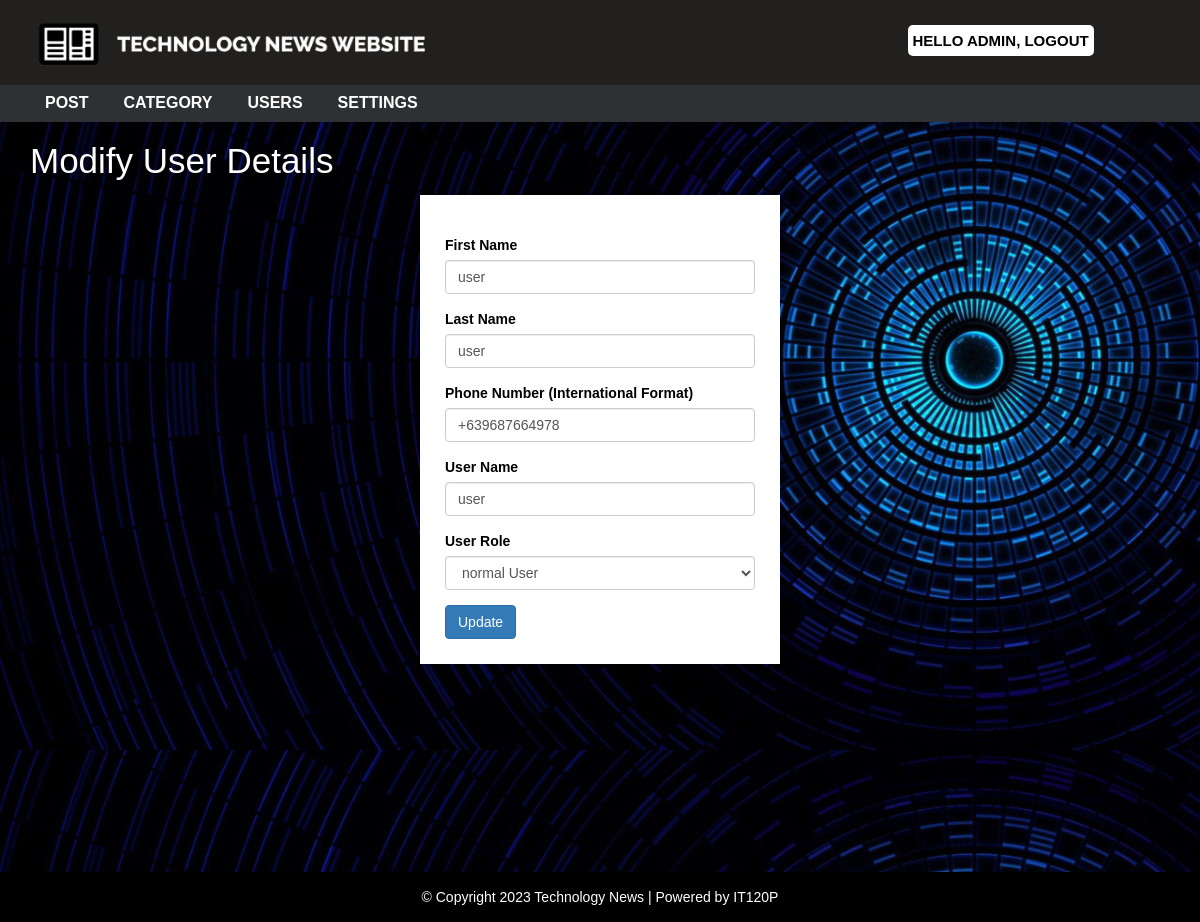
/technews/admin/update-user.php?id=56 (signed in), run on the app's committed database.
### tables this page shows
CREATE TABLE `user` (
  `user_id` int(10) UNSIGNED NOT NULL,
  `first_name` mediumtext NOT NULL,
  `last_name` mediumtext NOT NULL,
  `username` mediumtext DEFAULT NULL,
  `password` mediumtext DEFAULT NULL,
  `phone_number` mediumtext NOT NULL,
  `role` int(11) NOT NULL
);

CREATE TABLE `settings` (
  `id` int(11) NOT NULL,
  `websitename` text NOT NULL,
  `logo` text NOT NULL,
  `footerdesc` text NOT NULL
);

### technews/admin/update-user.php (the view, shortened to what this page needs)
<?php
include "../config.php";
include "header.php";
?>
  <div id="admin-content">
      <div class="container">
          <div class="row">
              <div class="col-md-12">
                  <h1 class="admin-heading">Modify User Details</h1>
              </div>
              <div class="col-md-offset-4 col-md-4">
                <?php
                $user_id=$_GET["id"];
                $sql="SELECT * FROM user WHERE user_id= {$user_id}";
                $result=mysqli_query($conn,$sql) or die("Query failed ");
                if(mysqli_num_rows($result) > 0 ){
                  while($row=mysqli_fetch_assoc($result)){
                 ?>
                  <form  action="<?php $_SERVER["PHP_SELF"]; ?>" method ="POST">
                          <div class="form-group">
                          <label>First Name</label>
                          <input type="text" name="fname" class="form-control" value="<?php echo $row["first_name"]; ?>" placeholder="" required>
                      </div>
                      <div class="form-group">
                          <label>Last Name</label>
                          <input type="text" name="lname" class="form-control" value="<?php echo $row["last_name"]; ?>" placeholder="" required>
                      </div>
                      <div class="form-group">
                          <label>Phone Number (International Format)</label>
                          <input type="tel" name="phone" pattern="^\+(?:[0-9] ?){6,14}[0-9]$" class="form-control" placeholder="+123456789012" value="<?php echo $row["phone_number"]; ?>" required>
                      </div>
                      <div class="form-group">
                          <label>User Name</label>
                          <input type="text" name="username" class="form-control" value="<?php echo $row["username"]; ?>" placeholder="" required>
                      </div>
                      <div class="form-group">
                          <label>User Role</label>
                          <select class="form-control" name="role">
                            <?php
                            if($row["role"]==1){
                           echo "<option value='0'>normal User</option>
                                <option value='1' selected>Admin</option>";
                            }else{
                          echo  "<option value='0' selected >normal User</option>
                                <option value='1' >Admin</option>";
                            }?>
                          </select>
                      </div>
                      <input type="submit" name="submit" class="btn btn-primary" value="Update" required />
                  </form>
                  <?php
                 }
              }
              ?>
              </div>
          </div>
      </div>
  </div>
<?php
  include "../footer.php";
?>

### technews/footer.php
<div id ="footer">
    <div class="container">
        <div class="row">
            <div class="col-md-12">
              <?php
                $sql = "SELECT * FROM settings";
                $result = mysqli_query($conn, $sql) or die("Query Failed.");
                if(mysqli_num_rows($result) > 0){
                  while($row = mysqli_fetch_assoc($result)) {
              ?>
                <span><?php echo $row['footerdesc']; ?> </span>
                <?php
              }
            } ?>
            </div>
        </div>
    </div>
</div>
</body>
</html>

### technews/css/style2.css (style rules this page uses)
body { background-image: url('../images/bg8.png'); background-size: 100%; font-family: sans-serif,arial,Helvetica; color: white; }
#admin-content { color: black; padding: 20px 0; min-height: 750px; }
#admin-content .admin-heading { color: white; font-size: 35px; margin: 0 0 15px; }
form { background: #fff; padding: 25px; box-shadow:0 1px 3px rgba(0, 0, 0, 0.13); }
#footer { color: #fff; padding:15px 0; text-align:center; background-color:black; }

### data on the page
user: fname "user", lname "user", phone "+639687664978", username "user", role "normal User"
settings: footerdesc "© Copyright 2023 Technology News | Powered by IT120P"

### other printed values
$_SESSION["username"] "ADMIN"
